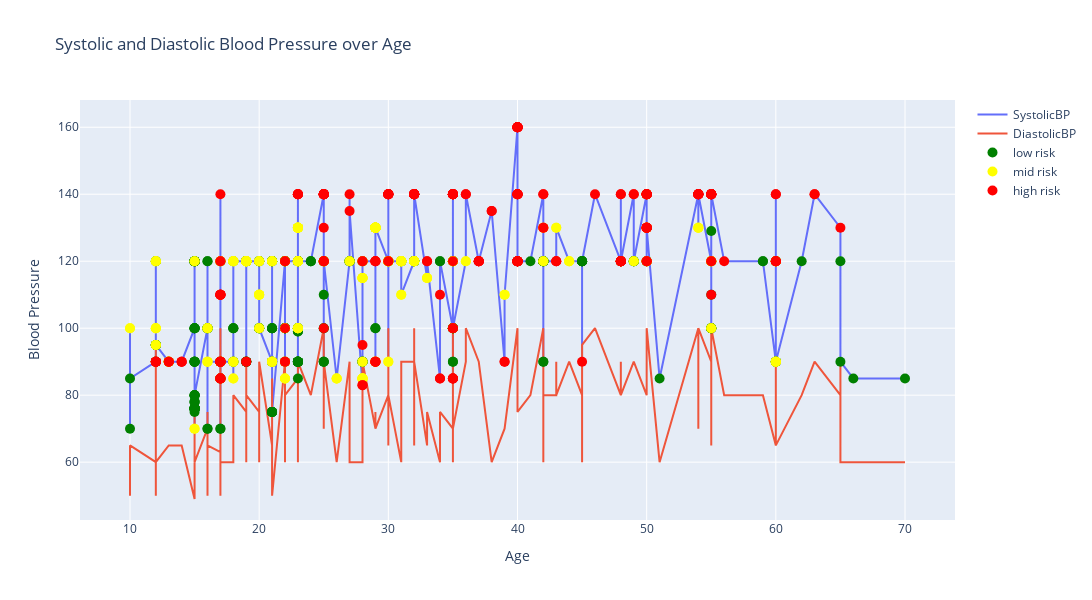

Write notebook code for a chart like this one.
### Code cell
# Mengimpor pustaka Pandas dan memberi alias pd
import pandas as pd

# Mengimpor pustaka Plotly's graph_objs dan memberi alias go
import plotly.graph_objs as go

# Membaca data dari file Excel 'data_kesehatan.xlsx' dan menyimpannya dalam objek DataFrame yang disebut 'data'
data = pd.read_excel('data/data_kesehatan.xlsx')

# Mengurutkan DataFrame 'data' berdasarkan kolom 'Age' (umur)
data = data.sort_values(by='Age')

# Mengambil kolom 'Age' (umur) dari DataFrame dan menyimpannya dalam variabel 'x'
x = data['Age']

# Mengambil kolom 'SystolicBP' (tekanan darah sistolik) dari DataFrame dan menyimpannya dalam variabel 'systolic_bp'
systolic_bp = data['SystolicBP']

# Mengambil kolom 'DiastolicBP' (tekanan darah diastolik) dari DataFrame dan menyimpannya dalam variabel 'diastolic_bp'
diastolic_bp = data['DiastolicBP']

risk_levels = data['RiskLevel']

color_mapping = {'low risk': 'green', 'mid risk': 'yellow', 'high risk': 'red'}

# Membuat objek grafik kosong menggunakan Plotly's Figure
fig = go.Figure()

# Menambahkan trace berupa garis pada grafik untuk 'SystolicBP' dengan data 'x' (umur) dan 'systolic_bp' sebagai sumbu Y
fig.add_trace(go.Scatter(x=x, y=systolic_bp, mode='lines', name='SystolicBP'))

# Menambahkan trace berupa garis pada grafik untuk 'DiastolicBP' dengan data 'x' (umur) dan 'diastolic_bp' sebagai sumbu Y
# Berbeda dengan 'SystolicBP', 'DiastolicBP' menggunakan gaya garis yang berbeda
fig.add_trace(go.Scatter(x=x, y=diastolic_bp, mode='lines', name='DiastolicBP'))

for risk_level, color in color_mapping.items():
    x_risk = [x[i] for i in range(len(x)) if risk_levels[i] == risk_level]
    systolic_risk = [systolic_bp[i] for i in range(len(x)) if risk_levels[i] == risk_level]
    diastolic_risk = [diastolic_bp[i] for i in range(len(x)) if risk_levels[i] == risk_level]
    hover_text = [f"Age: {x[i]}, SystolicBP: {systolic_bp[i]}, DiastolicBP: {diastolic_bp[i]}, Risk Level: {risk_levels[i]}" for i in range(len(x)) if risk_levels[i] == risk_level]

    fig.add_trace(go.Scatter(
        x=x_risk,
        y=systolic_risk,
        mode='markers',
        marker=dict(color=color, size=10),
        name=risk_level,
        hovertext=hover_text
    ))

# Mengatur layout grafik, termasuk judul, label sumbu, lebar, dan tinggi
fig.update_layout(
    title='Systolic and Diastolic Blood Pressure over Age',
    xaxis_title='Age',
    yaxis_title='Blood Pressure',
    width=1200,
    height=600
)

# Menampilkan grafik yang telah dibuat
fig.show()

### Figure 1 — Plotly figure (JSON) as saved in the notebook; plotly's stock layout.template omitted (floating-point values rounded to 4 significant figures; data arrays with more than 128 entries replaced by an {"elided": "..."} marker saying what was removed)
{"data": [{"mode": "lines", "name": "SystolicBP", "type": "scatter", "x": {"elided": "1014 int values"}, "y": {"elided": "1014 int values"}}, {"mode": "lines", "name": "DiastolicBP", "type": "scatter", "x": {"elided": "1014 int values"}, "y": {"elided": "1014 int values"}}, {"hovertext": {"elided": "406 str values"}, "marker": {"color": "green", "size": 10}, "mode": "markers", "name": "low risk", "type": "scatter", "x": {"elided": "406 int values"}, "y": {"elided": "406 int values"}}, {"hovertext": {"elided": "336 str values"}, "marker": {"color": "yellow", "size": 10}, "mode": "markers", "name": "mid risk", "type": "scatter", "x": {"elided": "336 int values"}, "y": {"elided": "336 int values"}}, {"hovertext": {"elided": "272 str values"}, "marker": {"color": "red", "size": 10}, "mode": "markers", "name": "high risk", "type": "scatter", "x": {"elided": "272 int values"}, "y": {"elided": "272 int values"}}], "layout": {"height": 600, "title": {"text": "Systolic and Diastolic Blood Pressure over Age"}, "width": 1200, "xaxis": {"autorange": true, "range": [6.187, 73.81], "title": {"text": "Age"}, "type": "linear"}, "yaxis": {"autorange": true, "range": [42.73, 168.1], "title": {"text": "Blood Pressure"}, "type": "linear"}}}
